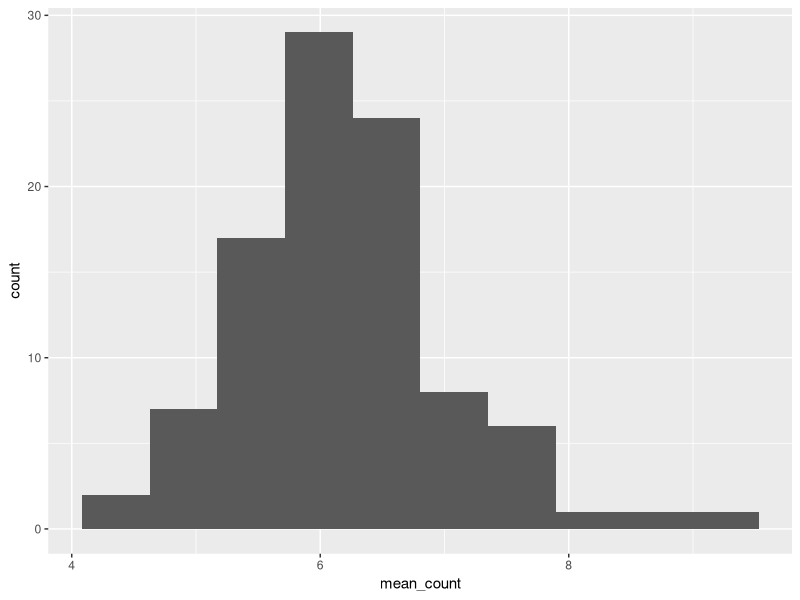
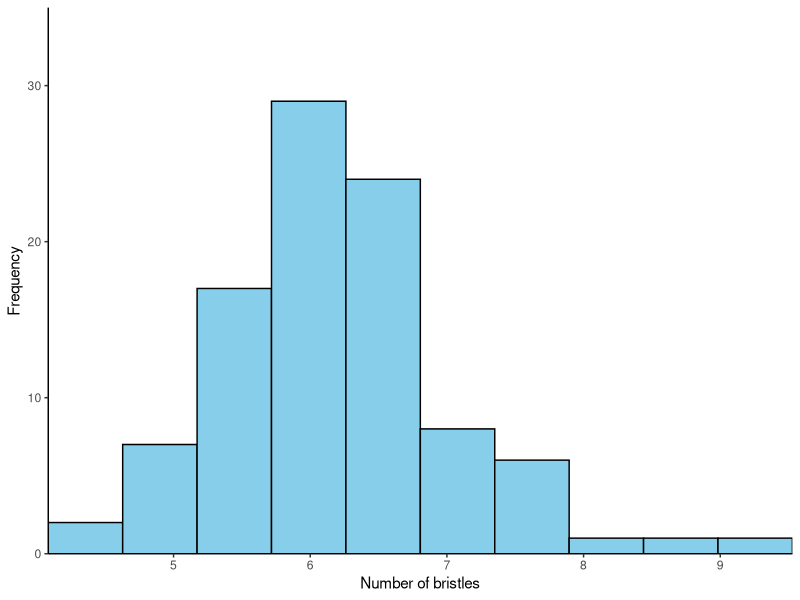
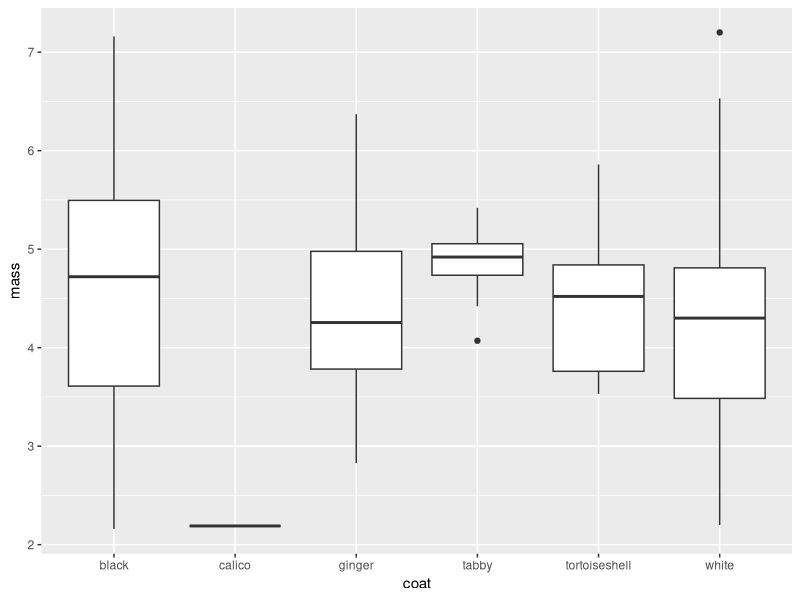
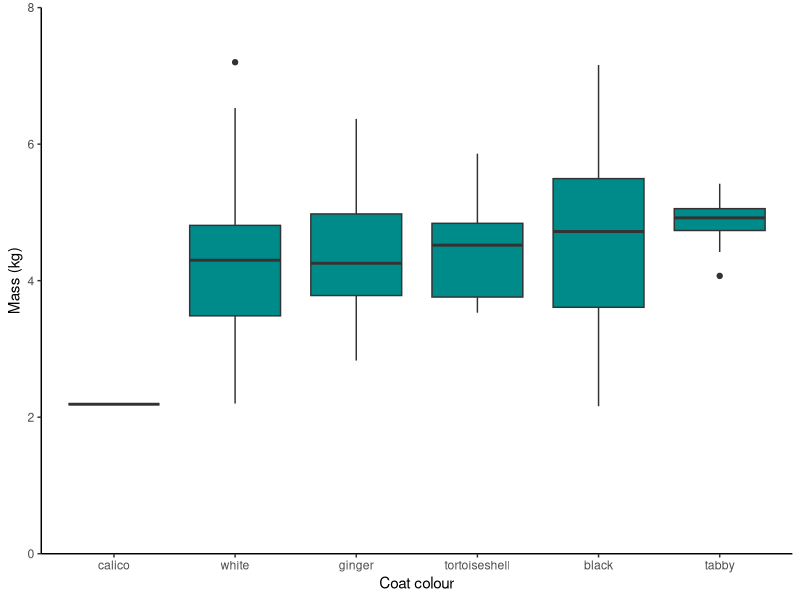

The R script that drew these images, in order:
## ---- chunk 1
#| code-fold: false
library(tidyverse)
library(readxl)
## ---- chunk 2
#| code-fold: false
fly_bristles_means <- read_excel("data-raw/bristles-mean.xlsx")
cats <- read_csv("data-raw/cat-coats.csv")
## ---- chunk 3
#| output: false
fly_bristles_means_summary <- fly_bristles_means |> 
  summarise(mean = mean(mean_count),
            median = median(mean_count),
            n = length(mean_count),
            standard_dev = sd(mean_count),
            standard_error = standard_dev / sqrt(n))
## ---- chunk 4
#| output: false

ggplot(fly_bristles_means, aes(x = mean_count)) +
  geom_histogram(bins = 10)
## ---- chunk 5
#| output: false

ggplot(fly_bristles_means, aes(x = mean_count)) +
  geom_histogram(bins = 10, 
                 colour = "black",
                 fill = "skyblue") +
  scale_x_continuous(name = "Number of bristles",
                     expand = c(0, 0)) +
  scale_y_continuous(name = "Frequency",
                     expand = c(0, 0),
                     limits = c(0, 35)) +
  theme_classic()
## ---- chunk 6
#| code-fold: false

ggplot(cats, aes(x = coat, y = mass)) +
  geom_boxplot()
## ---- chunk 7
#| output: false
ggplot(cats, 
       aes(x = reorder(coat, mass), y = mass)) +
  geom_boxplot(fill = "darkcyan") +
  scale_x_discrete(name = "Coat colour") +
  scale_y_continuous(name = "Mass (kg)", 
                     expand = c(0, 0),
                     limits = c(0, 8)) +
  theme_classic()
